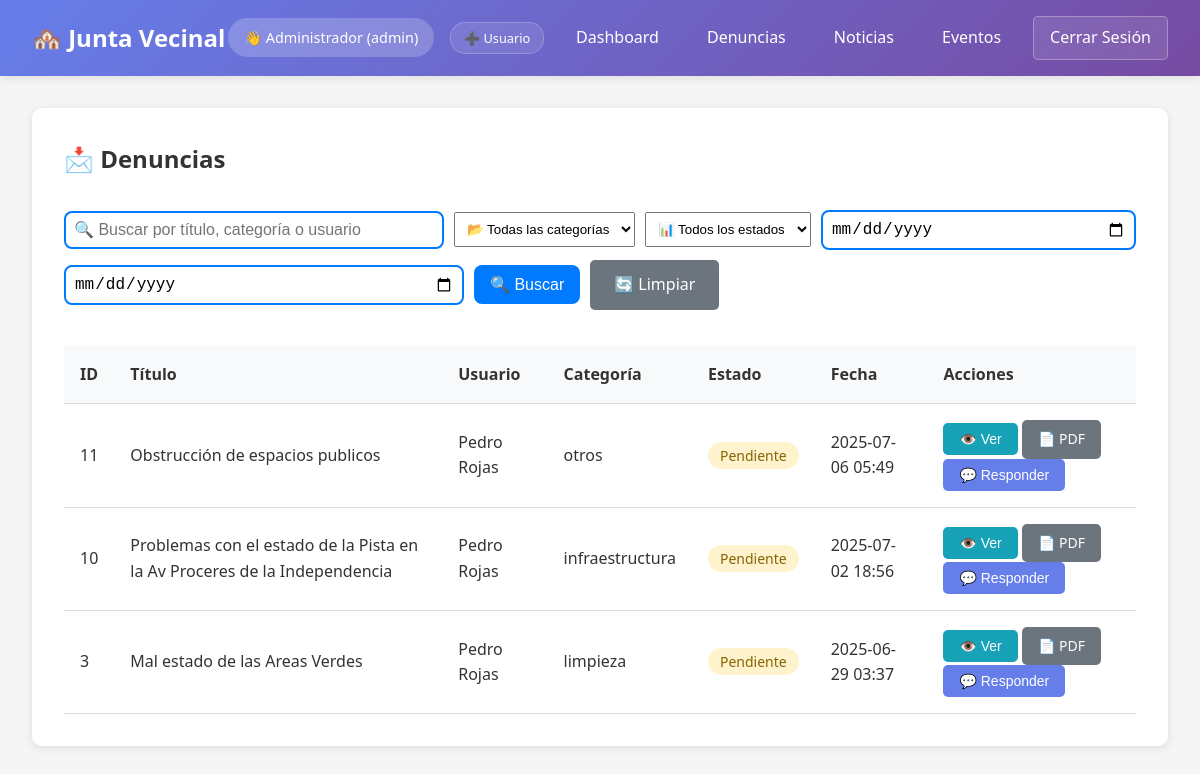
/denuncias (signed in), run on the app's committed database.
### tables this page shows
CREATE TABLE denuncias (
    id INTEGER PRIMARY KEY AUTOINCREMENT,
    usuario_id INTEGER NOT NULL,
    titulo VARCHAR(200) NOT NULL,
    descripcion TEXT NOT NULL,
    categoria VARCHAR(50),
    estado VARCHAR(20) DEFAULT 'pendiente', -- 'pendiente', 'en_proceso', 'resuelto'
    imagen_path VARCHAR(255),
    respuesta_admin TEXT,
    fecha_creacion DATETIME DEFAULT CURRENT_TIMESTAMP,
    fecha_actualizacion DATETIME DEFAULT CURRENT_TIMESTAMP,
    FOREIGN KEY (usuario_id) REFERENCES usuarios(id)
);

CREATE TABLE usuarios (
    id INTEGER PRIMARY KEY AUTOINCREMENT,
    nombre VARCHAR(100) NOT NULL,
    email VARCHAR(100) UNIQUE NOT NULL,
    password VARCHAR(255) NOT NULL,
    rol VARCHAR(20) DEFAULT 'vecino', -- 'vecino' o 'admin'
    fecha_registro DATETIME DEFAULT CURRENT_TIMESTAMP,
    activo BOOLEAN DEFAULT 1
);

### app.py (the view)
    def decorated_function(*args, **kwargs):
        if 'user_id' not in session:
            return redirect(url_for('login'))
        return f(*args, **kwargs)

### app.py (called while the page is built)
def get_db_connection():
    conn = sqlite3.connect('database.db')
    conn.row_factory = sqlite3.Row
    return conn

def login_required(f):
    def decorated_function(*args, **kwargs):
        if 'user_id' not in session:
            return redirect(url_for('login'))
        return f(*args, **kwargs)
    decorated_function.__name__ = f.__name__
    return decorated_function

### templates/denuncias.html (shortened to what this page needs)
{% extends "base.html" %}
{% block content %}
<div class="content-section">
    <div class="section-header">
        <h2>📩 Denuncias</h2>
    </div>
    <form method="get" class="form-inline" style="margin-bottom: 20px; display: flex; gap: 10px; flex-wrap: wrap;">
        <input type="text" name="busqueda" class="form-control" placeholder="🔍 Buscar por título, categoría{% if session.rol == 'admin' %} o usuario{% endif %}"
            value="{{ request.args.get('busqueda', '') }}"
            style="flex-grow: 1; min-width: 250px; max-width:400px; padding: 8px;">
        <select name="categoria" class="form-control" style="padding: 8px;">
            <option value="">📂 Todas las categorías</option>
        </select>
        <select name="estado" class="form-control" style="padding: 8px;">
            <option value="">📊 Todos los estados</option>
        </select>
        <input type="date" name="fecha_inicio" class="form-control"
            value="{{ request.args.get('fecha_inicio', '') }}"
            style="padding: 8px;">
        <input type="date" name="fecha_fin" class="form-control"
            value="{{ request.args.get('fecha_fin', '') }}"
            style="padding: 8px;">
        <button type="submit" class="btn btn-primary">🔍 Buscar</button>
        <a href="{{ url_for('denuncias') }}" class="btn btn-secondary">🔄 Limpiar</a>
    </form>
    <div class="table-container">
        <table class="data-table">
            <thead>
                <tr>
                    <th>ID</th>
                    <th>Título</th>
                    {% if session.rol == 'admin' %}
                    <th>Usuario</th>
                    {% endif %}
                    <th>Categoría</th>
                    <th>Estado</th>
                    <th>Fecha</th>
                    <th>Acciones</th>
                </tr>
            </thead>
            <tbody>
                {% for denuncia in denuncias %}
                <tr>
                    <td>{{ denuncia.id }}</td>
                    <td>{{ denuncia.titulo }}</td>
                    {% if session.rol == 'admin' %}
                    <td>{{ denuncia.usuario_nombre }}</td>
                    {% endif %}
                    <td>{{ denuncia.categoria }}</td>
                    <td>
                        <span class="status status-{{ denuncia.estado }}">
                            {{ denuncia.estado.replace('_', ' ').title() }}
                        </span>
                    </td>
                    <td>{{ denuncia.fecha_creacion[:16] }}</td>
                    <td>
                        <button onclick="verDetalle({{ denuncia.id }})" class="btn btn-sm btn-info">👁️ Ver</button>
                        <a href="{{ url_for('descargar_denuncia_pdf', denuncia_id=denuncia.id) }}" class="btn btn-sm btn-secondary">📄 PDF</a>
                        {% if session.rol == 'admin' %}
                        <button onclick="responderDenuncia({{ denuncia.id }})" class="btn btn-sm btn-primary">💬 Responder</button>
                        {% endif %}
                    </td>
                </tr>
                {% endfor %}
            </tbody>
        </table>
    </div>
</div>
{% endblock %}

### static/styles.css (style rules this page uses)
* { margin: 0; padding: 0; box-sizing: border-box; }
body { font-family: "Segoe UI", Tahoma, Geneva, Verdana, sans-serif; line-height: 1.6; color: #333; background-color: #f5f5f5; }
.btn { padding: 0.75rem 1.5rem; border: none; border-radius: 5px; cursor: pointer; text-decoration: none; display: inline-block; text-align: center; font-size: 1rem; transition: all 0.3s; }
.btn-primary { background-color: #667eea; color: white; }
.btn-secondary { background-color: #6c757d; color: white; }
.btn-info { background-color: #17a2b8; color: white; }
.btn-sm { padding: 0.5rem 1rem; font-size: 0.875rem; }
.content-section { background: white; padding: 2rem; border-radius: 10px; box-shadow: 0 2px 10px rgba(0, 0, 0, 0.1); }
.section-header { display: flex; justify-content: space-between; align-items: center; margin-bottom: 2rem; flex-wrap: wrap; gap: 1rem; }
.section-header h2 { color: #333; }
.table-container { overflow-x: auto; }
.data-table { width: 100%; border-collapse: collapse; margin-top: 1rem; }
.data-table th, .data-table td { padding: 1rem; text-align: left; border-bottom: 1px solid #ddd; }
.data-table th { background-color: #f8f9fa; font-weight: 600; color: #333; }
.status { padding: 0.25rem 0.75rem; border-radius: 15px; font-size: 0.875rem; font-weight: 500; }
.status-pendiente { background-color: #fff3cd; color: #856404; }
form.form-inline { display: flex; flex-wrap: wrap; gap: 12px; align-items: center; margin-bottom: 20px; }
form.form-inline input[type="text"], form.form-inline input[type="date"] { flex-grow: 1; min-width: 250px; max-width: 400px; padding: 10px 14px; border: 2px solid #007BFF; border-radius: 8px; font-size: 16px; transition: border-color 0.3s ease, box-shadow 0.3s ease; background-color: #fff; }
form.form-inline button[type="submit"] { padding: 10px 16px; font-size: 16px; border-radius: 8px; background-color: #007BFF; border: none; color: white; cursor: pointer; transition: background-color 0.3s ease; }

### data on the page
denuncias: id "11", titulo "Obstrucción de espacios publicos", usuario_nombre "Pedro Rojas", categoria "otros", estado.replace "Pendiente", fecha_creacion "2025-07-06 05:49"
denuncias: id "10", titulo "Problemas con el estado de la Pista en la Av Proceres de la Independencia", usuario_nombre "Pedro Rojas", categoria "infraestructura", estado.replace "Pendiente", fecha_creacion "2025-07-02 18:56"
denuncias: id "3", titulo "Mal estado de las Areas Verdes", usuario_nombre "Pedro Rojas", categoria "limpieza", estado.replace "Pendiente", fecha_creacion "2025-06-29 03:37"

### other printed values
{{ session.nombre }} "Administrador"
{{ session.rol }} "admin"
